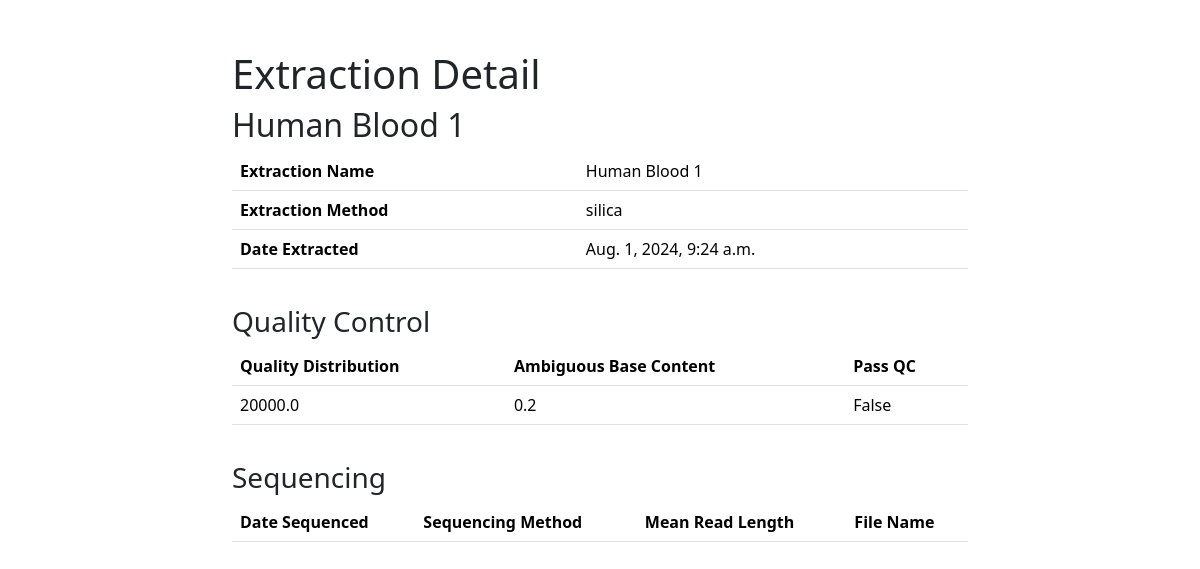
Screenshot of /LIMS/extraction/5 with the database file from the repository.
### LIMS/models.py (models this page shows)
class Extraction(models.Model):
    sample = models.ForeignKey(Sample, on_delete=models.CASCADE)
    extraction_date = models.DateTimeField("date extracted")
    extraction_name = models.CharField(max_length=200)
    extraction_method_list = ["phenol chloroform", "ethanol precipitation", "silica"]
    extraction_method_list_sorted = sorted([(item, item) for item in extraction_method_list])
    extraction_method = models.CharField(max_length=25, choices=extraction_method_list_sorted, default="ethanol precipitation")

class QC(models.Model):
    extraction = models.ForeignKey(Extraction, on_delete=models.CASCADE, default="")
    quality_distribution = models.FloatField(default=0)
    ambiguous_base_content = models.FloatField(default=0)
    passQC = models.BooleanField(default=False)

### LIMS/views.py (the view)
# urls.py: path('extraction/<int:extraction_id>', views.ExtractionView, name="extraction"),
def ExtractionView(request, extraction_id):
    e = Extraction.objects.get(pk=extraction_id)
    context = {"extraction": e}
    qcs = e.qc_set.all()
    context["qcs"] = qcs
    seq = e.sequencing_set.all()
    context["sequencing"] = seq
    return render(request, "LIMS/extraction_detail.html", context)

### LIMS/templates/LIMS/extraction_detail.html (shortened to what this page needs)
{% extends "master.html" %}
{% block content %}
<h1>Extraction Detail</h1>
<h2>{{ extraction.extraction_name }}</h2>
<table class="table">
    <tr>
        <th>Extraction Name</th>
        <td>{{ extraction.extraction_name }}</td>
    </tr>
    <tr>
        <th>Extraction Method</th>
        <td>{{ extraction.extraction_method }}</td>
    </tr>
    <tr>
        <th>Date Extracted</th>
        <td>{{ extraction.extraction_date }}</td>
    </tr>
</table>
<h3 style="position: relative; top: 20px;">Quality Control</h3>
<table class="table" style="position: relative; top: 20px;">
    <tr>
        <th>Quality Distribution</th>
        <th>Ambiguous Base Content</th>
        <th>Pass QC</th>
    </tr>
{% for qc in extraction.qc_set.all %}
    <tr>
        <td>{{ qc.quality_distribution }}</td>
        <td>{{ qc.ambiguous_base_content }}</td>
        <td>{{ qc.passQC }}</td>
    </tr>
{% endfor %}
</table>
<h3 style="position: relative; top: 40px;">Sequencing</h3>
<table class="table" style="position: relative; top: 40px;">
    <tr>
        <th>Date Sequenced</th>
        <th>Sequencing Method</th>
        <th>Mean Read Length</th>
        <th>File Name</th>
    </tr>
</table>
{% endblock %}

### rows the page displays
Extraction: extraction_name "Human Blood 1", extraction_method "silica", extraction_date "Aug. 1, 2024, 9:24 a.m."
QC: quality_distribution "20000.0", ambiguous_base_content "0.2", passQC "False"
